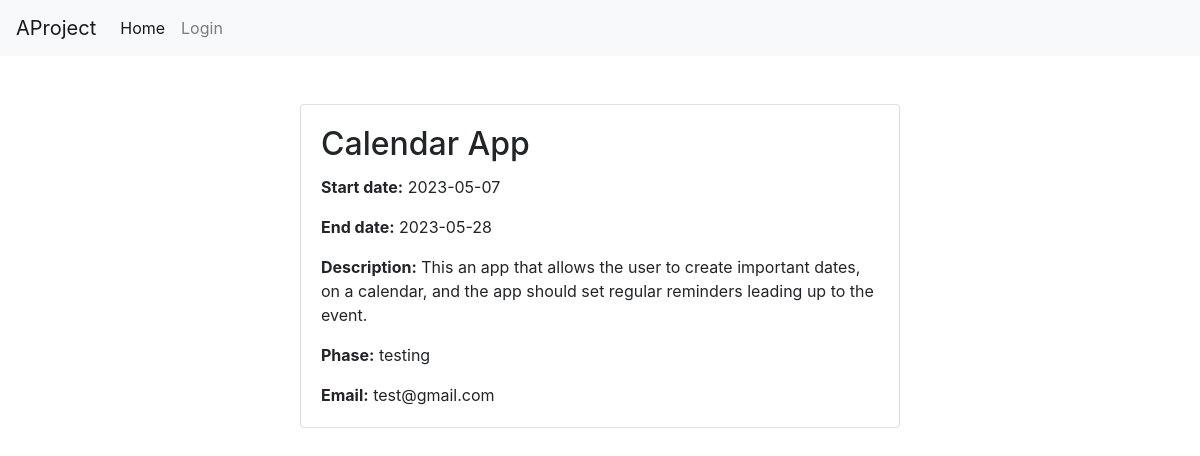
/project.php?id=16, run on the app's committed database.
### tables this page shows
CREATE TABLE `projects` (
  `pid` int UNSIGNED NOT NULL,
  `title` varchar(100) NOT NULL,
  `start_date` date DEFAULT NULL,
  `end_date` date DEFAULT NULL,
  `phase` enum('design','development','testing','deployment','complete') DEFAULT NULL,
  `description` varchar(500) DEFAULT NULL,
  `uid` int UNSIGNED NOT NULL
);

CREATE TABLE `users` (
  `uid` int UNSIGNED NOT NULL,
  `username` varchar(255) NOT NULL,
  `password` varchar(255) NOT NULL,
  `email` varchar(255) NOT NULL
);

### project.php (the view, shortened to what this page needs)
<!DOCTYPE html>
<html lang="en">
<head>
    <link rel="stylesheet" href="https://cdn.jsdelivr.net/npm/bootstrap@4.3.1/dist/css/bootstrap.min.css">
</head>
<body>
    <nav class="navbar navbar-expand-lg navbar-light bg-light">
        <a class="navbar-brand" href="index.php">AProject</a>
        <div class="collapse navbar-collapse" id="navbarSupportedContent">
            <ul class="navbar-nav mr-auto">
            <li class="nav-item active">
                <a class="nav-link" href="index.php">Home <span class="sr-only">(current)</span></a>
            </li>
            <li>
            <?php
                if (isset($_SESSION['username'])) {
                    echo '<li class="nav-item"><a class="nav-link active" href="addproject.php">Add project</a></li>';
                    echo '<li class="nav-item"><a class="nav-link" href="logout.php">Logout</a></li>';
                } else {
                    echo '<li class="nav-item"><a class="nav-link" href="signin.php">Login</a></li>';
                }
                ?>
            </li>
            </ul>
        </div>
    </nav>
    <?php
    try {
        require_once('connectdb.php');
        $id = $_GET['id'];
        $stat = $db->prepare('SELECT title, start_date, end_date, description,phase,uid FROM projects WHERE pid = :id;');
        $stat->bindParam(':id', $id);
        $stat->execute();
        $email = $db->prepare('SELECT users.email FROM projects JOIN users ON projects.uid = users.uid WHERE pid = :id;');
        $email->bindParam(':id', $id);
        $email->execute();
        $email_result = $email->fetchColumn();
        if ($stat->rowCount() > 0) {
            $row = $stat->fetch();
            }
         else {
            echo 'Project not found.';
        }
    } catch (PDOException $e) {
        echo 'Error: ' . $e->getMessage();
    }
    ?>
        <div class="container mt-5">
        <div class="card mx-auto" style="max-width: 600px;">
            <div class="card-body">
                <h2 class="card-title"><?php echo $row['title']; ?></h2>
                <p class="card-text"><strong>Start date:</strong> <?php echo $row['start_date']; ?></p>
                <p class="card-text"><strong>End date:</strong> <?php echo $row['end_date']; ?></p>
                <p class="card-text"><strong>Description:</strong> <?php echo $row['description']; ?></p>
                <p class="card-text"><strong>Phase:</strong> <?php echo $row['phase']; ?></p>
                <p class="card-text"><strong>Email:</strong> <?php echo $email_result; ?></p>
                </div>
            </div>
        </div>
</body>
</html>

### data on the page
projects: title "Calendar App", start_date "2023-05-07", end_date "2023-05-28", description "This an app that allows the user to create important dates, on a calendar, and the app should set regular reminders leading up to the event.", phase "testing"
users: email "test@gmail.com"
